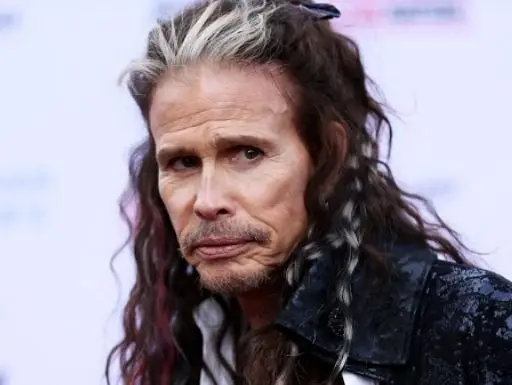
#> input picture PYTHON/steven tyler.jpg, 512 x 385 px
$ python 'Viola_jones_identifica rosto.py'
#> lines starting #> are read from the running program, lines starting #| are printed output that depends on the picture; after the words box and inside, x2 and y2 are one past the last pixel; in counts of white or black regions, pixels touching at a corner belong together
import numpy as np

import cv2

from matplotlib import pyplot as plt

plt.rcParams['figure.figsize'] = (224, 224)

face_cascade = cv2.CascadeClassifier(cv2.data.haarcascades +'haarcascade_frontalface_default.xml')

img = cv2.imread('steven tyler.jpg')
#> img is the input picture: shape (385, 512, 3); mean B, G, R 147.4, 136.6, 145.2

gray = cv2.cvtColor(img, cv2.COLOR_BGR2GRAY)
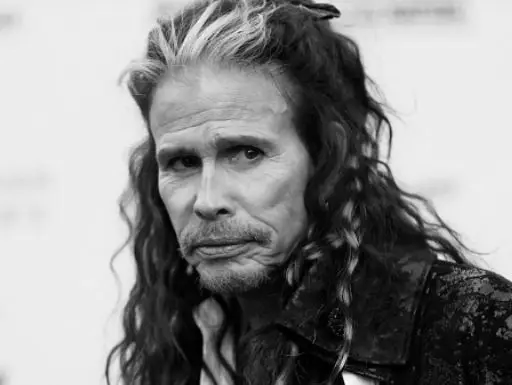
#> gray: shape (385, 512); min 0, max 255, mean 140.3

faces = face_cascade.detectMultiScale(gray, 1.3, 5)
#> faces = [[125, 90, 182, 182]]

cont = 0

for (x,y,w,h) in faces:

    img = cv2.rectangle(img,(x,y),(x+w,y+h),(255,0,0),2)

    roi_gray = gray[y:y+h, x:x+w]

    roi_color = img[y:y+h, x:x+w]

    cont=cont + 1
#> this loop made 1 pass
#> (x, y, w, h, cont) on pass 1: (125, 90, 182, 182, 1)
#> pass 1, `img = cv2.rectangle(img,(x,y),(x+w,y+h),(255,0,0),2)`:
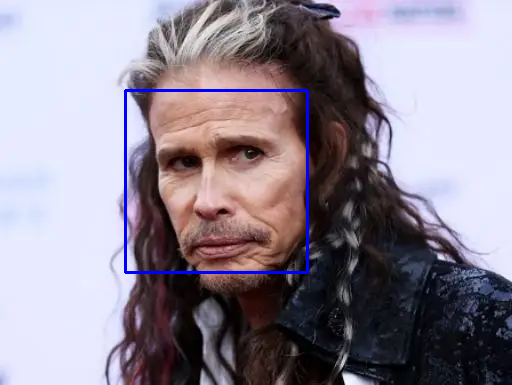
#> img: shape (385, 512, 3); 1.11% of pixels changed, all inside (x1, y1, x2, y2) = (124, 89, 309, 274)
#> pass 1, `roi_gray = gray[y:y+h, x:x+w]`:
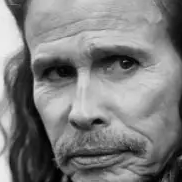
#> roi_gray: shape (182, 182); min 1, max 237, mean 126
#> pass 1, `roi_color = img[y:y+h, x:x+w]`:
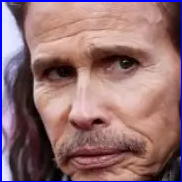
#> roi_color: shape (182, 182, 3); mean B, G, R 114.9, 111.2, 146.8
#> after the loop, cont = 1

cv2.imshow('img',img)

cv2.waitKey(0)

cv2.destroyAllWindows()

$ run again, with PYTHON/lena.jpg copied over PYTHON/steven tyler.jpg
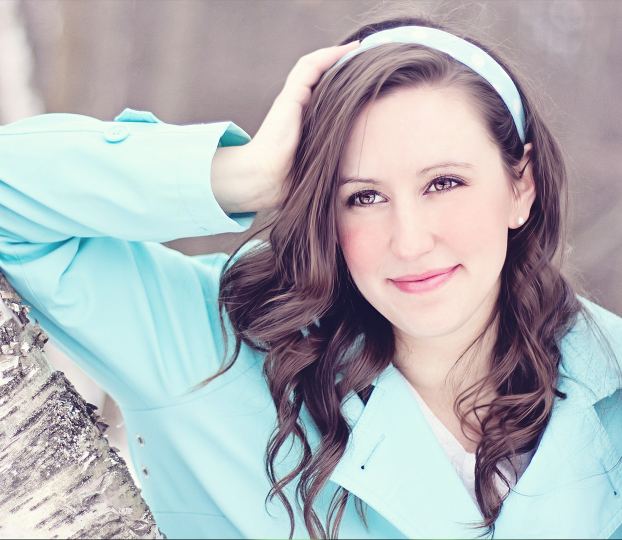
#> input picture PYTHON/lena.jpg, 1244 x 1080 px (shown at 1/2 size)
#> img is the input picture: shape (1080, 1244, 3); mean B, G, R 182.2, 178.4, 176
#> `gray = cv2.cvtColor(img, cv2.COLOR_BGR2GRAY)`:
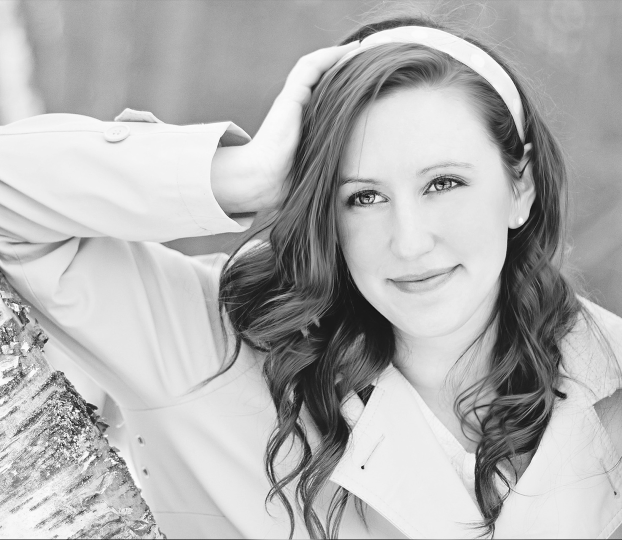
#> gray: shape (1080, 1244) (shown at 1/2 size); min 0, max 255, mean 178.1
#> faces = [[594, 202, 456, 456]]
#> the loop `for (x,y,w,h) in faces: ` made 1 pass
#> (x, y, w, h, cont) on pass 1: (594, 202, 456, 456, 1)
#> pass 1, `roi_color = img[y:y+h, x:x+w]`:
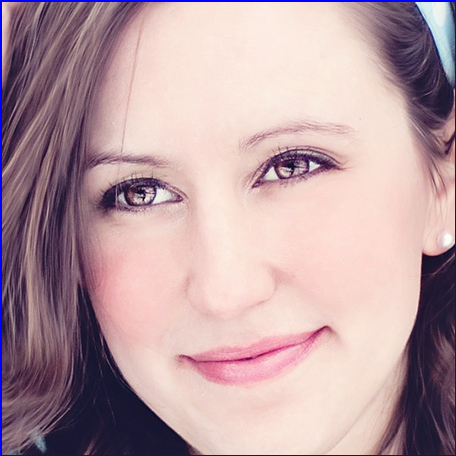
#> roi_color: shape (456, 456, 3); mean B, G, R 163.5, 157.3, 184.7
#> after the loop `for (x,y,w,h) in faces:`: cont = 1
